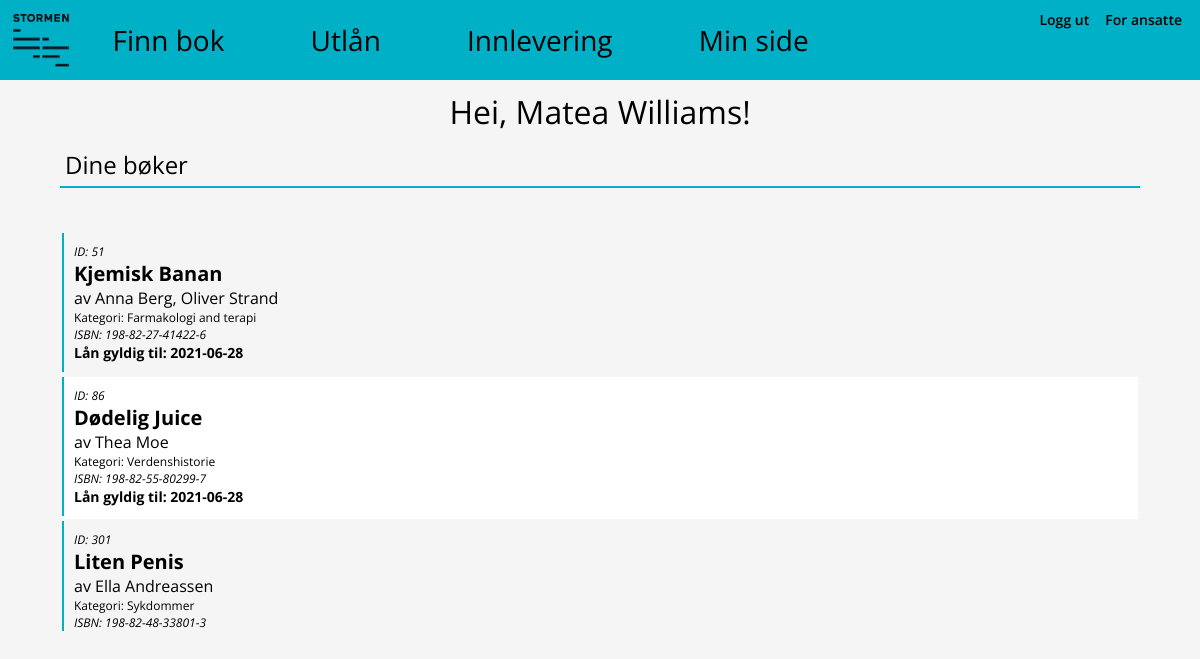
The page /personlig/hjem.php (signed in) on the database its author committed.
### tables this page shows
CREATE TABLE `bok` (
  `id` int(11) NOT NULL AUTO_INCREMENT,
  `ISBN` varchar(45) NOT NULL,
  `tittel` varchar(45) DEFAULT NULL,
  `forlag` varchar(45) DEFAULT NULL,
  `kategori` varchar(45) DEFAULT NULL,
  `status` varchar(45) NOT NULL,
  PRIMARY KEY (`id`)
);

CREATE TABLE `dewey` (
  `idDewey` int(11) NOT NULL,
  `tittel` varchar(45) NOT NULL,
  PRIMARY KEY (`idDewey`)
);

### spørringer.php (called while the page is built, shortened)
<?php
$utlånerliste = "SELECT
bok.id,
bok.ISBN,
bok.tittel,
bok.kategori,
bok.forlag,
dewey.idDewey,
dewey.tittel as kategorinavn,
utlån.utlånsdato,
utlån.utlånerid as personnummer,
utlåner.fornavn,
utlåner.etternavn,
GROUP_CONCAT(distinct C.fornavn, ' ', C.etternavn ORDER BY C.fornavn ASC SEPARATOR ', ') forfatternavn
FROM utlån
JOIN bok on bok.id = bokid
JOIN dewey ON bok.kategori=dewey.idDewey
JOIN utlåner ON utlåner.personnummer = utlån.utlånerid
JOIN forfatter_has_bok on forfatter_has_bok.bok_id = bok.id
JOIN forfatter on forfatter.idforfatter=forfatter_has_bok.forfatter_idforfatter
LEFT JOIN forfatter_has_bok B
ON bok.id=B.bok_id
LEFT JOIN forfatter C
ON B.forfatter_idforfatter=C.idforfatter";
?>

### personlig/hjem.php (the view, shortened to what this page needs)
<!DOCTYPE html>
<html>
<head>
  <link href="../stilark/style.css" type="text/css" rel="stylesheet">
  <link href="../stilark/tabell.css" type="text/css" rel="stylesheet">
  <link href="../stilark/skjema.css" type="text/css" rel="stylesheet">
<body>
  <div id="topp_meny">
     <a href="../index.php"><img id="bildelogo" src="../grafisk/stormen.png"></a>
        <?php
        if (isset($_SESSION['admin']) && $_SESSION['admin'] == true) {
          echo '
          <div id="navigasjon">
            <li><a href ="../admin/bøker_admin.php">Administrer bøker</li>
            <li><a href ="../admin/lån_admin.php">Administrer lån</li>
          </div>
          <div id="innlogging">
            <li><a href="../logout.php">Logg ut</a></li>
          </div>';
        } elseif (isset($_SESSION['innlogget']) && $_SESSION['innlogget'] == true) {
          echo'
          <div id="navigasjon">
            <li><a href ="../bøker.php">Finn bok</a></li>
            <li><a href ="utlån.php">Utlån</li>
            <li><a href ="innlevering.php">Innlevering</li>
            <li><a href ="hjem.php">Min side</li>
          </div>
          <div id="innlogging">
            <li><a href="../logout.php">Logg ut</a></li>
            <li><a href="../admin/admin_login.php">For ansatte</a></li>
          </div>';
        }
          ?>
      </div>
  <h1 class="hjem_overskrift"><?php echo "Hei, ".$_SESSION['fornavn']." ".$_SESSION['etternavn']?>!</h1>
  <?php
  require_once "../config.php";
  require_once "../spørringer.php";
    $sql = $utlånerliste." WHERE utlånerid ='".$_SESSION['personnummer']."' GROUP BY bok.id ORDER BY bok.id LIMIT 100";
    $res = $conn->query($sql);
    echo "<div id='bokvisning_stor_wrap'>";
    echo "<h2 class='tabell_overskrift'>Dine bøker</h2>";
    echo "<div id='bokvisning_stor'>";
    echo "<table id='bokvisning_tabell'>";
    while($row = $res->fetch_assoc()) {
      echo "<tr><td>";
      echo "<div class='bok'>";
      echo "<p class='bv_isbn'><em>ID: ".$row['id']."</em></h3>";
      echo "<h2 class='bv_tittel'>".$row['tittel']."</h2>";
      echo "<p class='bv_forfatter'>av ".$row['forfatternavn']."<p>";
      echo '<p class ="bv_kategori">Kategori: '.$row['kategorinavn'].'<p>';
      echo "<p class='bv_isbn'><em>ISBN: ".$row['ISBN']."</em></h3>";
      echo "<p class='bv_dato'><strong>Lån gyldig til: ".$row['utlånsdato']."</strong></h3>";
      echo "</div>";
      echo "</td></tr>";
    } if ($res->num_rows == 0) {
      echo "<p>Du har ingen utlånte bøker.</p>";
    }
    echo "</table></div></div>";
  ?>
</body>
</html>

### stilark/style.css (style rules this page uses)
* { margin: 0; padding: 0; font-family: 'Open Sans'; }
body { background-color: whitesmoke; }
#bildelogo { height: 100%; }
#topp_meny { display: flex; background-color: #00b0c6; margin: auto; padding: 10px; height: 60px; }
#topp_meny a { color: black; text-decoration: none; }
#innlogging { display: flex; justify-content: flex-end; width: 30%; }
#innlogging li { font-weight: 600; margin: 0px 8px; font-size: 14px; }
#navigasjon { display: flex; align-items: center; justify-content: flex-start; width: 100%; height: 100%; font-size: 28px; }
#navigasjon li { margin: 0% 5%; font-weight: 400; color: white; }
li { text-decoration: none; list-style: none; }
#bokvisning_tabell { width: 100%; }
.bok { display: flex; flex-direction: column; padding: 10px; border-left: solid 2px #00b0c6; margin-bottom: 3px; }
#bokvisning_stor_wrap { margin: auto; width: 90%; }
#bokvisning_stor { overflow-y: scroll; height: 400px; }
#bokvisning_stor .bv_isbn { font-size: 12px; }
#bokvisning_stor .bv_tittel { font-size: 20px; }
#bokvisning_stor .bv_dato { font-size: 14px; }
#bokvisning_stor .bv_kategori { font-size: 12px; }
#bokvisning_stor tr:nth-child(even) { background-color: white; }
#bokvisning_stor td { display: flex; justify-content: space-between; }
.hjem_overskrift { margin: 10px; text-align: center; font-weight: 400; }
.tabell_overskrift { margin-bottom: 4%; padding: 5px; font-weight: 400; border-bottom: solid #00b0c6 2px; }

### rows shown on the page
bok: id "51", tittel "Kjemisk Banan", forfatternavn "Anna Berg, Oliver Strand", dewey.tittel "Farmakologi and terapi", ISBN "198-82-27-41422-6", utlånsdato "2021-06-28"
bok: id "86", tittel "Dødelig Juice", forfatternavn "Thea Moe", dewey.tittel "Verdenshistorie", ISBN "198-82-55-80299-7", utlånsdato "2021-06-28"
bok: id "301", tittel "Liten Penis", forfatternavn "Ella Andreassen", dewey.tittel "Sykdommer", ISBN "198-82-48-33801-3"

### other values the page prints
$_SESSION['fornavn'] "Matea"
$_SESSION['etternavn'] "Williams"
